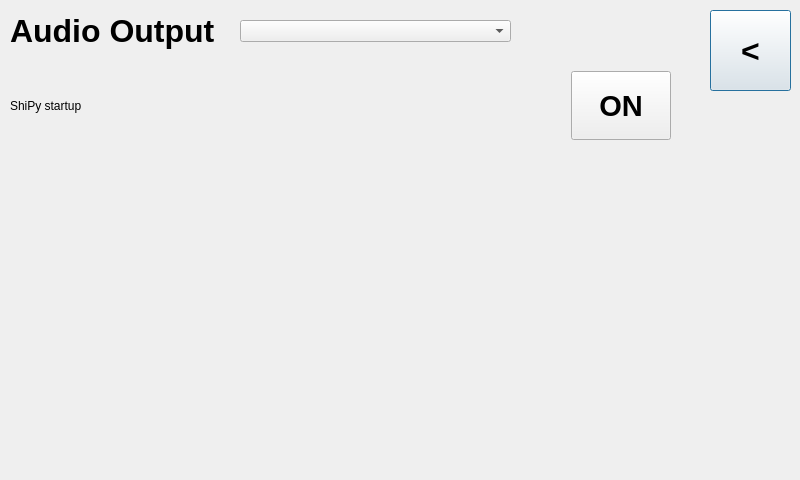
<?xml version="1.0" encoding="UTF-8"?>
<ui version="4.0">
 <class>Options</class>
 <widget class="QDialog" name="Options">
  <property name="geometry">
   <rect>
    <x>0</x>
    <y>0</y>
    <width>800</width>
    <height>480</height>
   </rect>
  </property>
  <property name="windowTitle">
   <string>Dialog</string>
  </property>
  <widget class="QComboBox" name="outputSelector">
   <property name="geometry">
    <rect>
     <x>240</x>
     <y>20</y>
     <width>271</width>
     <height>22</height>
    </rect>
   </property>
  </widget>
  <widget class="QLabel" name="label">
   <property name="geometry">
    <rect>
     <x>10</x>
     <y>10</y>
     <width>221</width>
     <height>41</height>
    </rect>
   </property>
   <property name="font">
    <font>
     <pointsize>24</pointsize>
     <weight>75</weight>
     <bold>true</bold>
    </font>
   </property>
   <property name="text">
    <string>Audio Output</string>
   </property>
  </widget>
  <widget class="QPushButton" name="alarm_button_6">
   <property name="geometry">
    <rect>
     <x>710</x>
     <y>10</y>
     <width>81</width>
     <height>81</height>
    </rect>
   </property>
   <property name="minimumSize">
    <size>
     <width>0</width>
     <height>0</height>
    </size>
   </property>
   <property name="font">
    <font>
     <pointsize>24</pointsize>
     <weight>75</weight>
     <bold>true</bold>
    </font>
   </property>
   <property name="autoFillBackground">
    <bool>false</bool>
   </property>
   <property name="styleSheet">
    <string notr="true"/>
   </property>
   <property name="text">
    <string>&lt;</string>
   </property>
   <property name="flat">
    <bool>false</bool>
   </property>
  </widget>
  <widget class="QWidget" name="horizontalLayoutWidget">
   <property name="geometry">
    <rect>
     <x>10</x>
     <y>70</y>
     <width>661</width>
     <height>71</height>
    </rect>
   </property>
   <layout class="QHBoxLayout" name="horizontalLayout">
    <item>
     <widget class="QLabel" name="label_2">
      <property name="text">
       <string>ShiPy startup</string>
      </property>
     </widget>
    </item>
    <item>
     <widget class="QPushButton" name="ShiPy_startup">
      <property name="minimumSize">
       <size>
        <width>0</width>
        <height>69</height>
       </size>
      </property>
      <property name="maximumSize">
       <size>
        <width>100</width>
        <height>16777215</height>
       </size>
      </property>
      <property name="font">
       <font>
        <pointsize>22</pointsize>
        <weight>75</weight>
        <bold>true</bold>
       </font>
      </property>
      <property name="text">
       <string>ON</string>
      </property>
     </widget>
    </item>
   </layout>
  </widget>
 </widget>
 <resources/>
 <connections/>
</ui>
